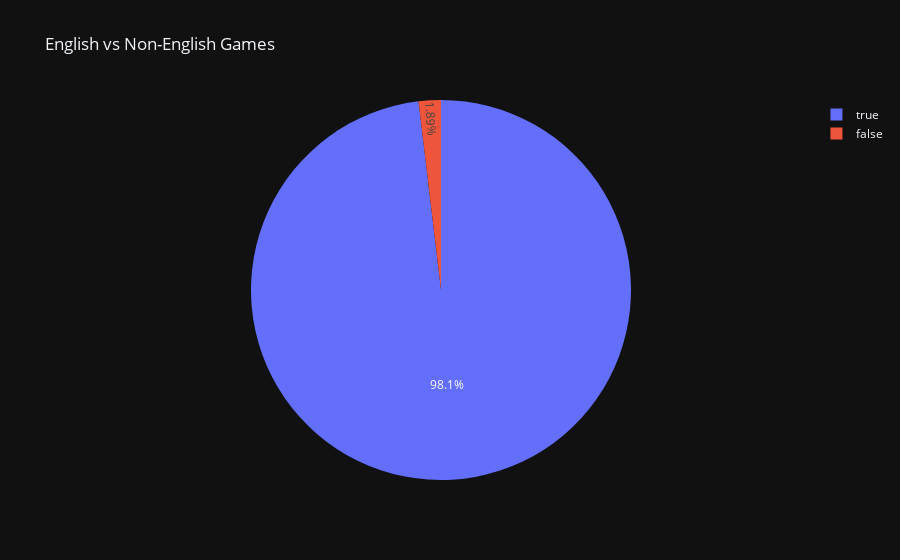

Here is the notebook cell this chart was saved with:
### Code cell
# pie chart of english vs non english games
fig = px.pie(games, names='english', title='English vs Non-English Games')
fig.show()

### Figure 1 — Plotly figure (JSON) as saved in the notebook; plotly's stock layout.template omitted (floating-point values rounded to 4 significant figures; data arrays with more than 128 entries replaced by an {"elided": "..."} marker saying what was removed)
{"data": [{"domain": {"x": [0.0, 1.0], "y": [0.0, 1.0]}, "hovertemplate": "english=%{label}<extra></extra>", "labels": {"elided": "27075 bool values"}, "legendgroup": "", "name": "", "showlegend": true, "type": "pie"}], "layout": {"legend": {"tracegroupgap": 0}, "title": {"text": "English vs Non-English Games"}}}
